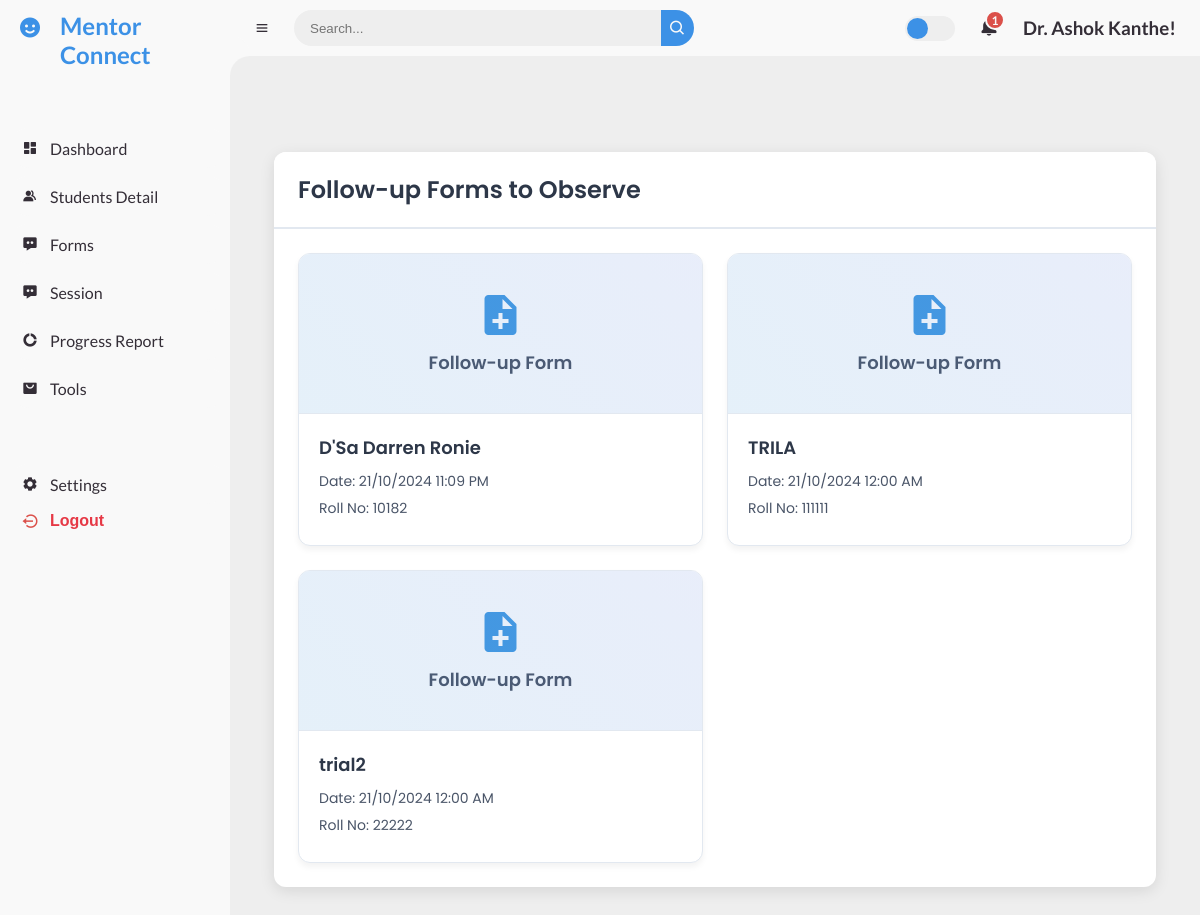
Screenshot of /followup-forms-to-observe/ (signed in) with the database file from the repository.
### mentor/models.py (models this page shows, shortened)
class StudentFollowupForm(models.Model):
    student = models.ForeignKey('MentorshipData', on_delete=models.CASCADE)
    name = models.CharField(max_length=255)
    rollno = models.CharField(max_length=100, unique=True)
    mentor_name = models.CharField(max_length=255)
    atte_ise1 = models.DecimalField(max_digits=5, decimal_places=2, default=0.00)
    atte_mse = models.DecimalField(max_digits=5, decimal_places=2, default=0.00)
    attendance = models.DecimalField(max_digits=5, decimal_places=2, default=0.00)
    ise1 = models.DecimalField(max_digits=5, decimal_places=2, default=0.00)
    mse = models.DecimalField(max_digits=5, decimal_places=2, default=0.00)
    semcgpa = models.DecimalField(max_digits=5, decimal_places=2, default=0.00)
    counseling_dates = models.TextField(null=True, blank=True)
    question1 = models.TextField(null=True, blank=True)  # Allow NULL values
    question2 = models.TextField(null=True, blank=True)  # Allow NULL values
    question3 = models.TextField(null=True, blank=True)  # Allow NULL values
    question4 = models.TextField(null=True, blank=True)  # Allow NULL values
    question5 = models.TextField(null=True, blank=True)  # Allow NULL values
    question6 = models.TextField(null=True, blank=True)  # Allow NULL values
    question7 = models.TextField(null=True, blank=True)  # Allow NULL values
    date = models.DateTimeField(default=timezone.now)
    nao = models.TextField(null=True, blank=True)
    ao = models.TextField(null=True, blank=True)

### mentor/views.py (the view)
@login_required
def followup_forms_to_observe(request):
    mentor = request.user
    mentor_username = mentor.username.replace('_', ' ').title()
    mentor_students = MentorshipData.objects.filter(faculty_mentor=mentor_username)
    followup_forms_without_observations = StudentFollowupForm.objects.filter(
        student__in=mentor_students,
        nao='',
        ao=''
    ).order_by('-date')
    context = {
        'forms': followup_forms_without_observations,
        'form_type': 'Follow-up',
        'mentor': mentor,
    }
    return render(request, 'forms_to_observe.html', context)

### mentor/templatetags/username_filters.py (called while the page is built)
@register.filter
def readable_username(value):
    return value.replace('_', ' ').title()

### templates/forms_to_observe.html (shortened to what this page needs)
{% extends 'base.html' %}
{% block content %}
<div class="dashboard-container">
    <div class="section-wrapper">
        <h2 class="section-title">{{ form_type }} Forms to Observe</h2>
        <div class="section-content">
            <div class="recent">
                {% for form in forms %}
                <div class="form-item">
                    <a href="{% if form_type == 'Main' %}{% url 'form_student' form.student.id mentor.id %}{% else %}{% url 'followup_form_student' form.student.id mentor.id %}{% endif %}" class="form-link">
                        <div class="form-preview">
                            <i class='bx {% if form_type == 'Main' %}bxs-file-doc{% else %}bxs-file-plus{% endif %}'></i>
                            <span>{{ form_type }} Form</span>
                        </div>
                        <div class="form-info">
                            <h3>{{ form.name }}</h3>
                            <p>Date: {{ form.date|date:"d/m/Y h:i A" }}</p>
                            <p>Roll No: {{ form.rollno }}</p>
                        </div>
                    </a>
                </div>
                {% empty %}
                <div class="form-item no-data">
                    <p>No {{ form_type|lower }} forms to observe</p>
                </div>
                {% endfor %}
            </div>
        </div>
    </div>
</div>
{% endblock %}

### templates/base.html (shortened to what this page needs)
{% load static %}
{% load username_filters %}
<!DOCTYPE html>
<html lang="en">
<head>
    <link rel="stylesheet" href="{% static 'CSS/mentor_dashboard.css' %}">
    <link href='https://unpkg.com/boxicons@2.0.9/css/boxicons.min.css' rel='stylesheet'>
</head>
<body class="{% block body_class %}{% endblock %}">
<section id="sidebar">
    <a href="#" class="brand">
        <i class='bx bxs-smile'></i>
        <span class="text">Mentor Connect</span>
    </a>
    <ul class="side-menu top">
        <li class="{% if request.path == '/dashboard/' %}active{% endif %}">
            <a href="/dashboard/">
                <i class='bx bxs-dashboard'></i>
                <span class="text">Dashboard</span>
            </a>
        </li>
        <li class="">
            <a href="/student_detail/">
                <i class='bx bxs-group'></i>
                <span class="text">Students Detail</span>
            </a>
        </li>
        <li class="{% if request.path == '/form_dashboard/' %}active{% endif %}">
            <a href="/form_dashboard/">
                <i class='bx bxs-message-dots'></i>
                <span class="text">Forms</span>
            </a>
        </li>
        <li class="{% if request.path == '/sessions/' %}active{% endif %}">
            <a href="/sessions/">
                <i class='bx bxs-message-dots'></i>
                <span class="text">Session</span>
            </a>
        </li>
        <li class="{% if '/progress_report/' in request.path or  '/remaining-forms/' in request.path or  '/main-forms-to-observe/' in request.path %}active{% endif %}">
            <a href="/progress_report/">
                <i class='bx bxs-doughnut-chart'></i>
                <span class="text">Progress Report</span>
            </a>
        </li>
        <li class="{% if request.path == '/tools/' %}active{% endif %}">
            <a href="/tools/">
                <i class='bx bxs-shopping-bag-alt'></i>
                <span class="text">Tools</span>
            </a>
        </li>
    </ul>
    <ul class="side-menu">
        <li class="{% if request.path == '/settings/' %}active{% endif %}">
            <a href="/settings/">
                <i class='bx bxs-cog'></i>
                <span class="text">Settings</span>
            </a>
        </li>
        <li>
            <form method="post" action="{% url 'logout' %}" style="display: inline;">
                <button type="submit" class="logout" style="background: none; border: none; color: inherit; cursor: pointer;">
                    <i class='bx bx-log-out-circle'></i>
                    <span class="text">Logout</span>
                </button>
            </form>
        </li>
    </ul>
</section>
    <section id="content">
        <nav >
            <i class='bx bx-menu'></i>
            <form action="#">
                <div class="form-input">
                    <input type="search" placeholder="Search...">
                    <button type="submit" class="search-btn"><i class='bx bx-search'></i></button>
                </div>
            </form>
            <label for="switch-mode" class="switch-mode"></label>
            <a href="#" class="notification">
                <span class="num">1</span>
            </a>
            <a href="#" class="profile">
                <h1>{{ user.username|readable_username }}!</h1>
            </a>
        </nav>
        <main>
            {% block content %}
            {% endblock %}
        </main>
</body>
</html>

### static/CSS/mentor_dashboard.css (style rules this page uses)
* { margin: 0; padding: 0; box-sizing: border-box; }
a { text-decoration: none; }
li { list-style: none; }
:root { --poppins: "Poppins", sans-serif; --lato: "Lato", sans-serif; --light: #f9f9f9; --blue: #3c91e6; --light-blue: #cfe8ff; --grey: #eee; --dark-grey: #aaaaaa; --dark: #342e37; --red: #db504a; --yellow: #ffce26; --light-yellow: #fff2c6; --orange: #fd7238; --light-orange: #ffe0d3; }
html { overflow-x: hidden; }
body { background: var(--grey); overflow-x: hidden; }
#sidebar { position: fixed; top: 0; left: 0; width: 230px; height: 100%; background: var(--light); z-index: 2000; font-family: var(--lato); transition: 0.3s ease; overflow-x: hidden; scrollbar-width: none; }
#sidebar .brand { font-size: 24px; font-weight: 700; height: 56px; display: flex; align-items: center; color: var(--blue); position: sticky; top: 0; left: 0; background: var(--light); z-index: 500; padding-bottom: 20px; box-sizing: content-box; }
#sidebar .brand .bx { min-width: 60px; display: flex; justify-content: center; }
#sidebar .brand .text { padding-top: 10%; }
#sidebar .side-menu { width: 100%; margin-top: 48px; }
#sidebar .side-menu li { height: 48px; background: transparent; margin-left: 6px; border-radius: 48px 0 0 48px; padding: 4px; }
#sidebar .side-menu li a { width: 100%; height: 100%; background: var(--light); display: flex; align-items: center; border-radius: 48px; font-size: 16px; color: var(--dark); white-space: nowrap; overflow-x: hidden; }
#sidebar .side-menu li a .bx { min-width: calc(60px - ((4px + 6px) * 2)); display: flex; justify-content: center; }
#content { position: relative; width: calc(100% - 230px); left: 230px; transition: 0.3s ease; }
#content nav { height: 56px; background: var(--light); padding: 0 24px; display: flex; align-items: center; grid-gap: 24px; font-family: var(--lato); position: sticky; top: 0; left: 0; z-index: 1000; }
#content nav::before { content: ""; position: absolute; width: 40px; height: 40px; bottom: -40px; left: 0; border-radius: 50%; box-shadow: -20px -20px 0 var(--light); }
#content nav a { color: var(--dark); }
#content nav .bx.bx-menu { cursor: pointer; color: var(--dark); }
#content nav form { max-width: 400px; width: 100%; margin-right: auto; }
#content nav form .form-input { display: flex; align-items: center; height: 36px; }
#content nav form .form-input input { flex-grow: 1; padding: 0 16px; height: 100%; border: none; background: var(--grey); border-radius: 36px 0 0 36px; outline: none; width: 100%; color: var(--dark); }
#content nav form .form-input button { width: 36px; height: 100%; display: flex; justify-content: center; align-items: center; background: var(--blue); color: var(--light); font-size: 18px; border: none; outline: none; border-radius: 0 36px 36px 0; cursor: pointer; }
#content nav .notification { font-size: 20px; position: relative; }
#content nav .notification .num { position: absolute; top: -6px; right: -6px; width: 20px; height: 20px; border-radius: 50%; border: 2px solid var(--light); background: var(--red); color: var(--light); font-weight: 700; font-size: 12px; display: flex; justify-content: center; align-items: center; }
#content nav .switch-mode { display: block; min-width: 50px; height: 25px; border-radius: 25px; background: var(--grey); cursor: pointer; position: relative; }
#content nav .switch-mode::before { content: ""; position: absolute; top: 2px; left: 2px; bottom: 2px; width: calc(25px - 4px); background: var(--blue); border-radius: 50%; transition: all 0.3s ease; }
#content main { width: 100%; padding: 36px 24px; font-family: var(--poppins); max-height: calc(100vh - 56px); overflow-y: auto; }
.logout { display: flex; align-items: center; color: #e63946; }
.logout i { min-width: calc(60px - ((4px + 6px) * 2)); display: flex; justify-content: center; color: var(--red); font-size: 18px; }
.logout span { font-size: 16px; color: #e63946; font-weight: bold; }
ul { list-style-type: none; padding: 0; margin: 0; }

### rows the page displays
StudentFollowupForm: form_type "Follow-up", name "D'Sa Darren Ronie", date "21/10/2024 11:09 PM", rollno "10182"
StudentFollowupForm: form_type "Follow-up", name "TRILA", date "21/10/2024 12:00 AM", rollno "111111"
StudentFollowupForm: form_type "Follow-up", name "trial2", date "21/10/2024 12:00 AM", rollno "22222"

### other values shown
{{ user.username|readable_username }} "Dr. Ashok Kanthe"
